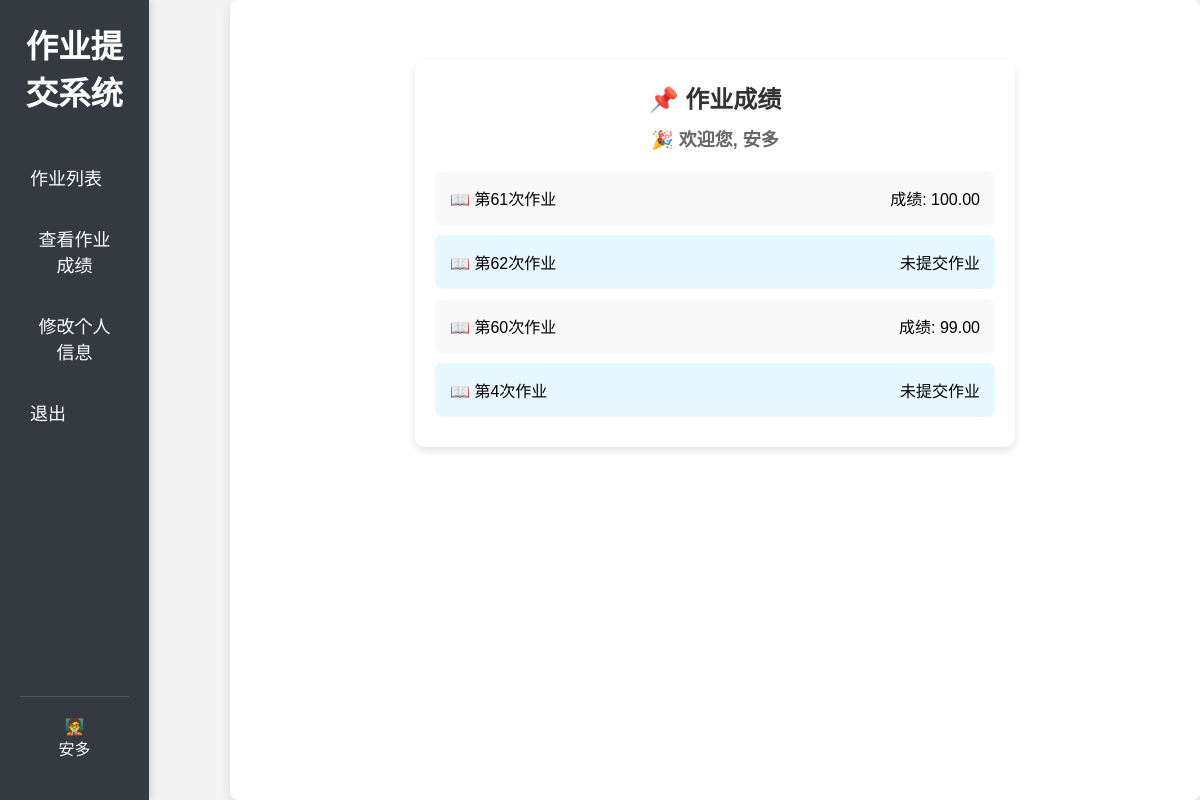
Screenshot of /check_grade (signed in) with the database file from the repository.
### assignment_system/models.py (models this page shows, shortened)
class CustomUser(AbstractUser):
    number = models.IntegerField(unique=True, verbose_name='学号', null=True, blank=True)
    name = models.CharField(max_length=100, verbose_name='姓名', default='Unknown')
    is_teacher = models.BooleanField(default=False, verbose_name="是否为老师")
    email = models.EmailField(max_length=254, verbose_name='邮箱', blank=True, null=True)  # 新增邮箱字段
    id = models.BigAutoField(primary_key=True)

class Assignment(models.Model):
    title = models.CharField(max_length=200)
    description = models.TextField()
    due_date = models.DateTimeField()
    file = models.FileField(upload_to='submissions/', blank=True, null=True)
    custom_fields = models.JSONField(default=list, blank=True, null=True)

class Scores(models.Model):
    student = models.ForeignKey(settings.AUTH_USER_MODEL, on_delete=models.CASCADE)
    assignment = models.ForeignKey('Assignment', on_delete=models.CASCADE)
    score = models.DecimalField(max_digits=5, decimal_places=2,verbose_name="成绩",default=0)
    submission=models.ForeignKey('Submission',on_delete=models.CASCADE,related_name='score', null=True, blank=True,default=None)

### assignment_system/views/student_views.py (the view)
# urls.py: path("check_grade", student_views.check_grade, name="check_grade"),
def check_grade(request):
    if not request.user.is_authenticated:
        return redirect("custom_login")
    student = request.user
    scores = Scores.objects.filter(student=student)
    assignments = Assignment.objects.all().order_by("due_date")
    submissions = Submission.objects.filter(
        student=student,
        assignment=OuterRef("pk")
    )
    assignments = assignments.annotate(has_submission=Exists(submissions))
    assignment_scores = {}
    for assignment in assignments:
        score = scores.filter(assignment=assignment).first()
        assignment_scores[assignment] = score
    return render(
        request,
        "student/check_grade.html",
        {
            "assignment_scores": assignment_scores,
            "assignments": assignments,
            "user": student,
        }
    )

### assignment_system/templates/student/check_grade.html (shortened to what this page needs)
{% extends 'base.html' %}
{% block content %}
<div class="container">
    <h2 class="title">📌 作业成绩</h2>
    <h3 class="welcome">🎉 欢迎您, {{ user.name }}</h3>
    <ul class="assignment-list">
        {% for assignment, score in assignment_scores.items %}
            <li class="assignment-item">
                <span class="assignment-title">📖 {{ assignment.title }}</span>
                {% if not assignment.has_submission %}
                    <span class="status no-status-submitted">未提交作业</span>
                {% else %}
                {% if score.score > 0 %}
                    <span class="assignment-score">成绩: {{ score.score }}</span>
                {% else %}
                    <span class="no-score">尚未评分</span>
                {% endif %}
                {% endif %}
            </li>
        {% empty %}
            <li class="no-assignment">暂无作业</li>
        {% endfor %}
    </ul>
</div>
{% endblock %}

### assignment_system/templates/base.html (shortened to what this page needs)
<!DOCTYPE html>
<html lang="en">
<head>
</head>
<body>
    <header>
        {% if user.is_teacher %}
        <h1>作业管理系统</h1>
        {% else %}
        <h1>作业提交系统</h1>
        {% endif %}
        <nav>
            <ul>
                {% if not user.is_teacher %}
                    <li><a href="{% url 'assignment_list' %}" class="active">作业列表</a></li>
                    <li><a href="{% url 'check_grade' %}">查看作业成绩</a></li>
                    <li><a href="{% url 'update_profile' %}">修改个人信息</a></li>
                    <li><a href="{% url 'custom_login' %}">退出</a></li>
                {% endif %}
            </ul>
        </nav>
        <div class="user-info">
            {% if user.is_teacher %}
            <p>👩‍🎓</p>
            <p>{{ user.name }}</p>
            {% else %}
            <p>🧑‍🏫</p>
            <p>{{ user.name }}</p>
            {% endif %}
        </div>
    </header>
    <main>
        {% block content %}{% endblock %}
    </main>
</body>
</html>

### assignment_system/templates/base.html (style rules this page uses)
* { margin: 0; padding: 0; box-sizing: border-box; }
body { font-family: 'Arial', sans-serif; background-color: #f4f4f4; display: flex; min-height: 100vh; }
header { position: fixed; width: 12.4%; height: 100%; background-color: #343a40; color: white; padding: 20px; text-align: center; box-shadow: 4px 0px 6px rgba(0, 0, 0, 0.1); display: flex; flex-direction: column; }
header h1 { font-size: 24px; margin-bottom: 40px; font-weight: bold; }
nav { width: 100%; flex-grow: 1; }
nav ul { list-style: none; padding: 0; }
nav ul li { margin: 15px 0; }
nav ul li a { color: white; text-decoration: none; font-size: 18px; display: flex; align-items: center; padding: 10px; border-radius: 5px; transition: background 0.3s ease; }
.user-info { margin-top: auto; padding: 20px 0; border-top: 1px solid #555; }
.user-info p { font-size: 16px; text-align: center; }
main { margin-left: 230px; padding: 20px; background-color: white; border-radius: 8px; box-shadow: 0 4px 12px rgba(0, 0, 0, 0.1); flex-grow: 1; }
header h1 { font-size: 32.4px; margin-bottom: 25px; font-weight: bold; }

### assignment_system/templates/student/check_grade.html (style rules this page uses)
.container { max-width: 600px; margin: 40px auto; background: #fff; padding: 20px; border-radius: 10px; box-shadow: 0 4px 8px rgba(0, 0, 0, 0.1); text-align: center; }
.title { font-size: 24px; color: #333; margin-bottom: 10px; }
.welcome { font-size: 18px; color: #666; }
.assignment-list { list-style-type: none; padding: 0; margin-top: 20px; }
.assignment-item { background: #f9f9f9; padding: 15px; margin: 10px 0; border-radius: 8px; transition: background-color 0.3s ease, transform 0.2s; display: flex; justify-content: space-between; align-items: center; }
.assignment-item:nth-child(even) { background: #e6f7ff; }

### rows the page displays
CustomUser: name "安多"
Assignment: title "第61次作业", score "100.00"
Assignment: title "第62次作业", shows "未提交作业"
Assignment: title "第60次作业", score "99.00"
Assignment: title "第4次作业", shows "未提交作业"
